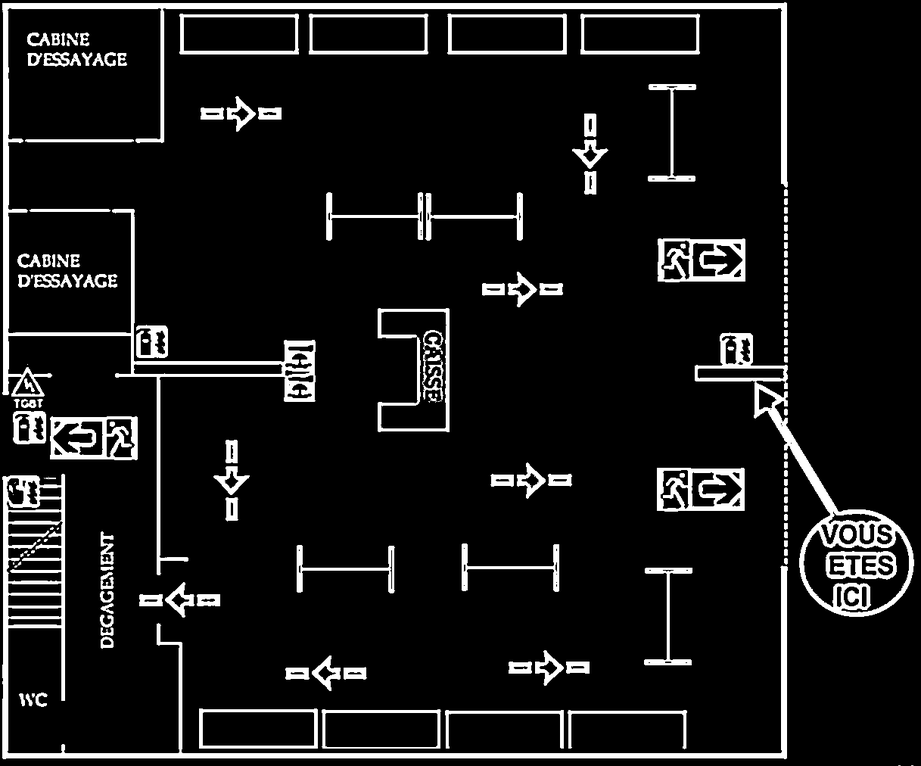
#> input picture roi.png, 921 x 766 px, shrunk from 1217 x 1012 before the run
$ python a.py
#> lines starting #> are read from the running program, lines starting #| are printed output that depends on the picture

import numpy as np
import cv2

image = cv2.imread("roi.png")
#> image is the input picture: shape (766, 921, 3); min 0, max 255, mean 23.4

# Load image, grayscale, Gaussian blur, adaptive threshold
gray = cv2.cvtColor(image, cv2.COLOR_BGR2GRAY)

# Closing is reverse of Opening, Dilation followed by Erosion. It is useful in closing small holes inside the foreground objects, or small black points on the object.
kernel = np.ones((2, 2), np.uint8)
a = cv2.getStructuringElement(cv2.MORPH_CROSS,(5,5))
opening = cv2.morphologyEx(gray, cv2.MORPH_CROSS, a)  # enleve les impuretés
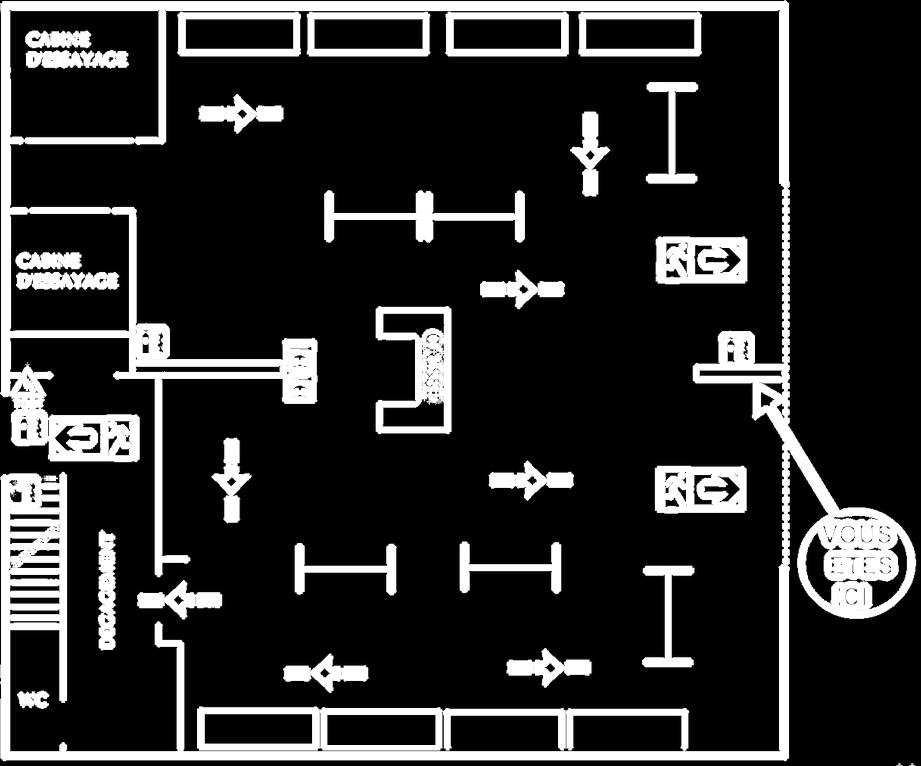
#> opening: shape (766, 921); min 0, max 255, mean 44.3


cv2.imshow('thresh', opening)
cv2.waitKey()
